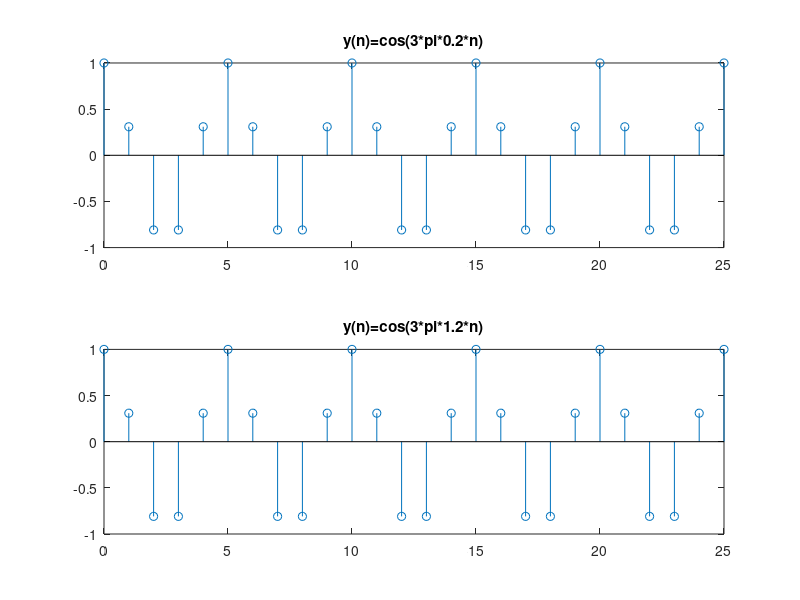

This figure's MATLAB source:
% Tecnologico de Costa Rica
% EL5805 Digital Signal Processing
% Author: Ronald Rios Pineda
% Octave 7.2.0 on macOS Ventura 13.0.1
% Lab 03
% Description: Alias frequency

n = 0:1:25;
f = 0.2;
y = sin(2*pi*f*n);

fig = figure('name','Alias frequency');
clf;

for i=0:1
    subplot(2,1,i+1)
    y = cos(2*pi*(f+i)*n);
    stem(n,y)
    title(["y(n)=cos(3*pi*",num2str(f+i),'*n)'])
end

